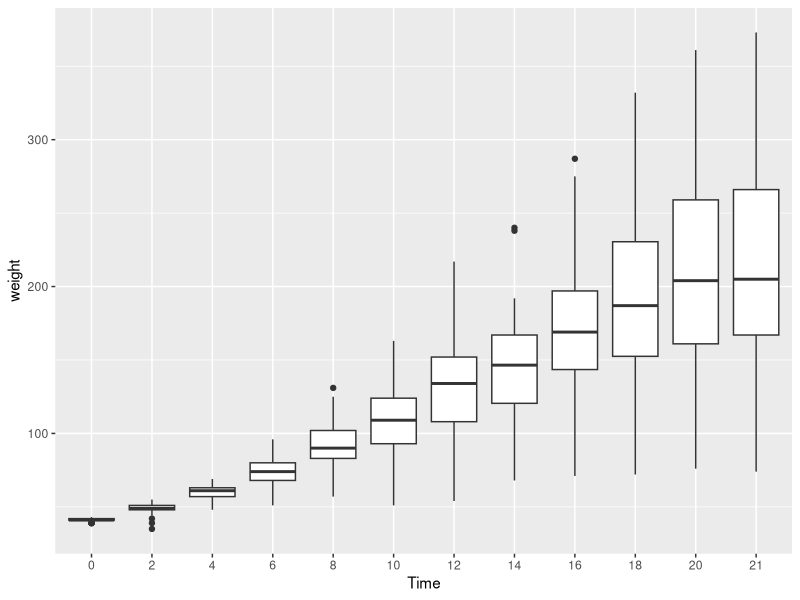

Generate this figure with R:
## ---- chunk 1
library(ggplot2)
data("ChickWeight")
ChickWeight$Time <- as.factor(ChickWeight$Time)
ggplot(ChickWeight, aes(x=Time,y=weight)) + geom_boxplot()

